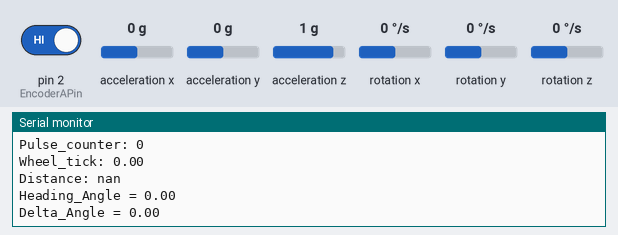
A sketch run on a simulated Arduino Uno, built with avr-gcc and run on an emulated ATmega328P. Parts: the last lines printed to the serial monitor. The test bench sets the inputs (shaded band); at power-on: rotation z 0 °/s, pin 2 (EncoderAPin) HIGH, acceleration x 0 g, acceleration y 0 g, acceleration z 1 g, rotation x 0 °/s, rotation y 0 °/s.

Above: at 4.2 s.
4.3 s: rotation z set to -192 °/s
At 5.3 s:
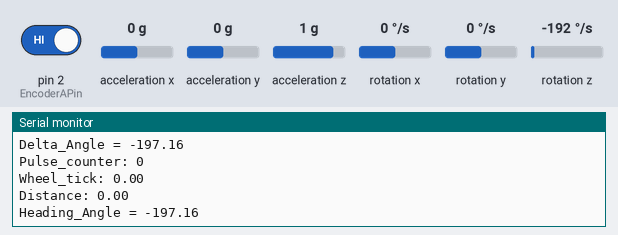
5.8 s: rotation z set to -100 °/s
At 6.7 s:
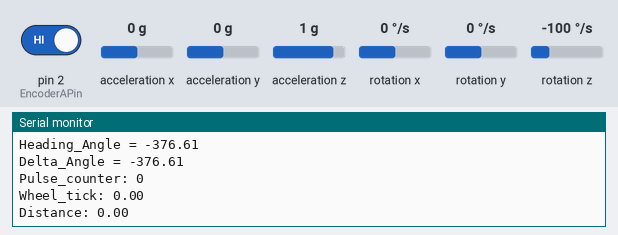
Timing chart, 0 to 7.1 s (numbered marks = the images above; inputs shaded):
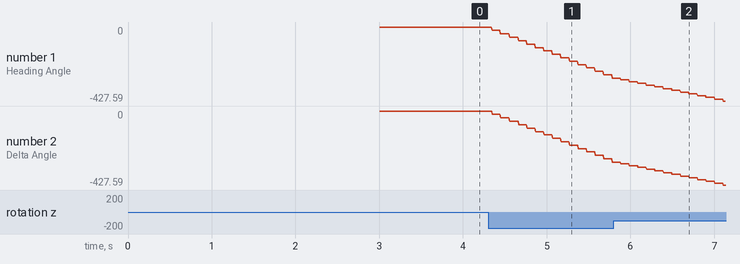

Measured:
- after the input at 4.3 s, the serial monitor: prints a new line after 0.05 s (image 1)
- after the input at 5.8 s, the serial monitor: prints a new line after 0.08 s (image 2)
- plotted number 1: 0 → -295.04 after the input at 4.3 s, -295.04 → -427.59 after the input at 5.8 s
- plotted number 2: 0 → -295.04 after the input at 4.3 s, -295.04 → -427.59 after the input at 5.8 s

The sketch:

Arduino_Odometry.ino
```cpp
#include <MPU6050_tockn.h>
#include <Wire.h>

#define EncoderAPin 2
#define EncoderBPin 3
#define pulse2m 0.000488

const unsigned long width = 100; // 100 ms (10 Hz)

volatile int counter = 0;
volatile int encoderB;

double angle = 0.0;
double angle_old = 0.0;
double angle_diff = angle - angle_old;

double distance = 0.0;

unsigned long enc_time;
unsigned long enc_time_old;
unsigned long enc_time_diff;

unsigned long previousMillis = 0;

bool flag = 0;

//pulse:410

MPU6050 mpu6050(Wire);

void Encoder()
{
  enc_time = millis();
  enc_time_diff = enc_time - enc_time_old;

  encoderB = digitalRead(EncoderBPin);

  if (encoderB == LOW) {    // ccw
    counter++;
  }
  else {                    // cw
    counter--;
  }
  enc_time_old = enc_time;
}

void setup()
{
  Serial.begin(115200);
  Wire.begin();
  mpu6050.begin();
  mpu6050.calcGyroOffsets(true);

  pinMode(EncoderAPin, INPUT_PULLUP);
  pinMode(EncoderBPin, INPUT_PULLUP);

  mpu6050.update();
  angle_old = mpu6050.getAngleZ();

  attachInterrupt(digitalPinToInterrupt(EncoderAPin), Encoder, RISING);
}

void loop()
{
  unsigned long currentMillis = millis();

  if (currentMillis - previousMillis >= width)
  {
    mpu6050.update();
    angle = mpu6050.getAngleZ();
    angle_diff = angle - angle_old;

    distance = (counter * pulse2m) / angle_diff;                  // 호의 길이

    previousMillis = currentMillis;
  }
  Serial.print("Heading_Angle = "); Serial.println(angle);
  Serial.print("Delta_Angle = "); Serial.println(angle_diff);
  Serial.print("Pulse_counter: "); Serial.println(counter);
  Serial.print("Wheel_tick: "); Serial.println((counter * pulse2m));
  Serial.print("Distance: "); Serial.println(distance);
}
```
